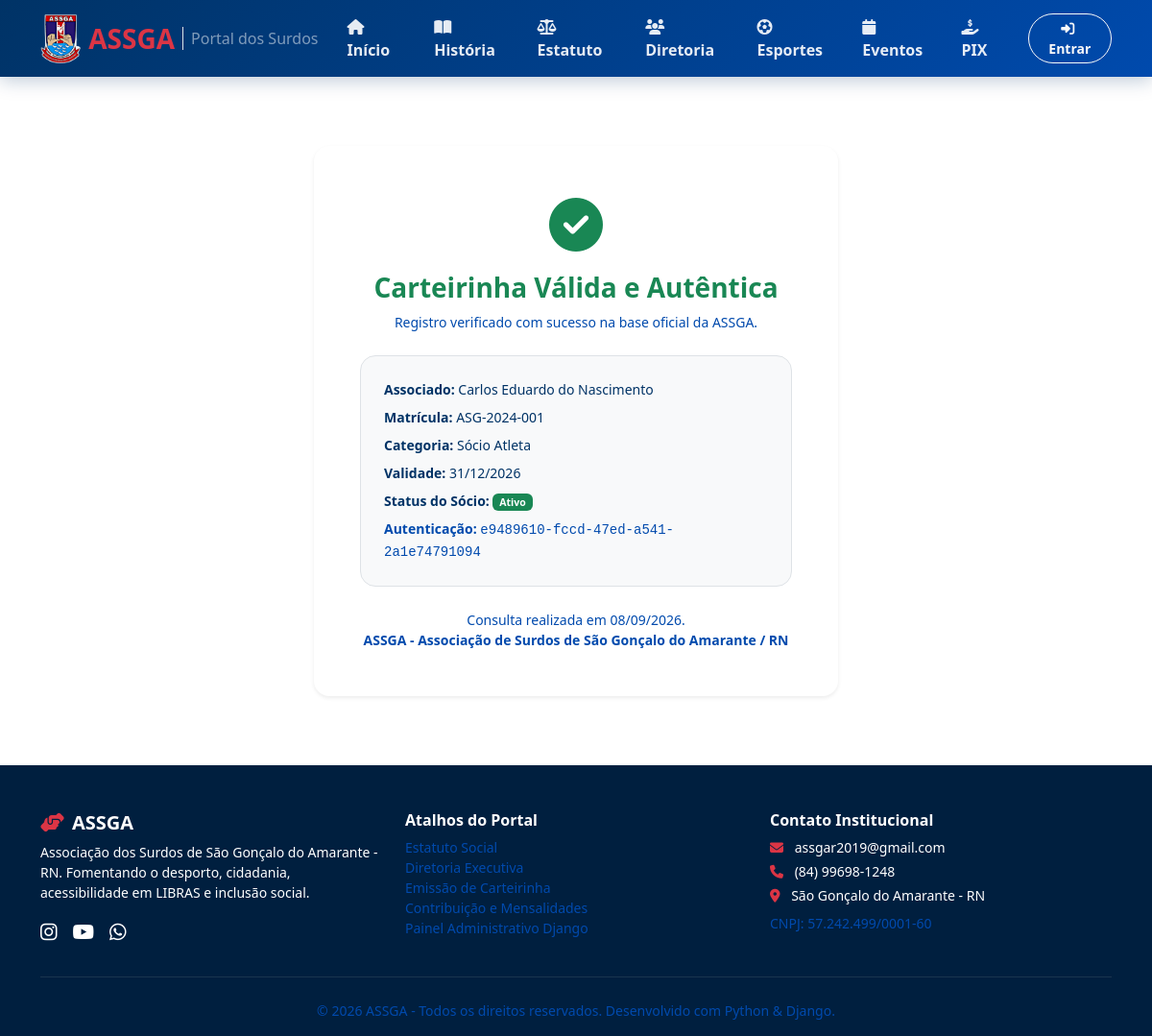
The page /validar/e9489610-fccd-47ed-a541-2a1e74791094/ on the database its author committed.
### core/models.py (models this page shows, shortened)
class Associado(models.Model):
    CATEGORIAS = [
        ('Sócio Atleta', 'Sócio Atleta'),
        ('Sócio Efetivo', 'Sócio Efetivo'),
        ('Sócio Colaborador', 'Sócio Colaborador'),
        ('Sócio Benemérito', 'Sócio Benemérito'),
    ]
    STATUS_CHOICES = [
        ('Ativo', 'Ativo'),
        ('Pendente', 'Pendente'),
        ('Inativo', 'Inativo'),
        ('Bloqueado', 'Bloqueado'),
    ]
    matricula = models.CharField('Matrícula', max_length=30, unique=True)
    nome = models.CharField('Nome Completo', max_length=150)
    email = models.EmailField('E-mail')
    telefone = models.CharField('Telefone / WhatsApp', max_length=30)
    cpf = models.CharField('CPF', max_length=18, unique=True)
    rg = models.CharField('RG', max_length=30, blank=True)
    data_nascimento = models.DateField('Data de Nascimento')
    tipo_sanguineo = models.CharField('Tipo Sanguíneo', max_length=10, blank=True, default='O+')
    data_filiacao = models.DateField('Data de Filiação')
    categoria = models.CharField('Categoria de Sócio', max_length=50, choices=CATEGORIAS, default='Sócio Atleta')
    status = models.CharField('Status', max_length=20, choices=STATUS_CHOICES, default='Ativo')
    foto = models.ImageField('Foto 3x4', upload_to='associados/fotos/', blank=True, null=True)
    foto_url = models.URLField('URL da Foto (opcional)', blank=True, help_text='Caso a foto esteja hospedada externamente')
    validade_carteirinha = models.DateField('Validade da Carteirinha', null=True, blank=True)
    cidade = models.CharField('Cidade', max_length=100, default='São Gonçalo do Amarante')
    estado = models.CharField('Estado (UF)', max_length=2, default='RN')
    identidade_surda = models.CharField('Identidade', max_length=60, default='Surdo(a)')
    created_at = models.DateTimeField('Criado em', auto_now_add=True)
    updated_at = models.DateTimeField('Atualizado em', auto_now=True)
    class Meta:
        verbose_name = 'Associado'
        verbose_name_plural = 'Associados'
        ordering = ['nome']

class Carteirinha(models.Model):
    associado = models.OneToOneField(Associado, on_delete=models.CASCADE, related_name='carteirinha')
    codigo_autenticacao = models.CharField('Código de Autenticação', max_length=64, unique=True, default=uuid.uuid4)
    via = models.PositiveIntegerField('Via', default=1)
    data_emissao = models.DateField('Data de Emissão', auto_now_add=True)
    data_validade = models.DateField('Data de Validade')
    ativa = models.BooleanField('Ativa', default=True)
    class Meta:
        verbose_name = 'Carteirinha'
        verbose_name_plural = 'Carteirinhas'

### core/views.py (the view)
# urls.py: path('validar/<str:codigo_autenticacao>/', views.validar_carteirinha_view, name='validar_carteirinha'),
def validar_carteirinha_view(request, codigo_autenticacao):
    carteirinha = get_object_or_404(Carteirinha, codigo_autenticacao=codigo_autenticacao)
    associado = carteirinha.associado
    hoje = date.today()
    valida = carteirinha.ativa and (carteirinha.data_validade >= hoje) and (associado.status == 'Ativo')
    context = {
        'carteirinha': carteirinha,
        'associado': associado,
        'valida': valida,
        'hoje': hoje,
    }
    return render(request, 'portal/validar.html', context)

### core/context_processors.py (called while the page is built)
def assga_global_context(request):
    return {
        'assga_config': getattr(settings, 'ASSGA_CONFIG', {}),
        'current_year': datetime.now().year,
    }

### templates/portal/validar.html (shortened to what this page needs)
{% extends 'base.html' %}
{% block content %}
<div class="container py-5">
    <div class="row justify-content-center">
        <div class="col-md-7 col-lg-6">
            <div class="card border-0 shadow-sm rounded-4 p-4 p-md-5 text-center">
                {% if valida %}
                <div class="text-success display-4 mb-3">
                    <i class="fa-solid fa-circle-check"></i>
                </div>
                <h3 class="fw-bold text-success mb-2">Carteirinha Válida e Autêntica</h3>
                <p class="text-muted small mb-4">Registro verificado com sucesso na base oficial da ASSGA.</p>
                {% else %}
                <div class="text-danger display-4 mb-3">
                    <i class="fa-solid fa-circle-xmark"></i>
                </div>
                <h3 class="fw-bold text-danger mb-2">Carteirinha Pendente ou Vencida</h3>
                <p class="text-muted small mb-4">O associado precisa regularizar sua situação junto à secretaria.</p>
                {% endif %}
                <div class="bg-light p-4 rounded-4 text-start small mb-4 border">
                    <div class="mb-2"><strong>Associado:</strong> {{ associado.nome }}</div>
                    <div class="mb-2"><strong>Matrícula:</strong> {{ associado.matricula }}</div>
                    <div class="mb-2"><strong>Categoria:</strong> {{ associado.categoria }}</div>
                    <div class="mb-2"><strong>Validade:</strong> {{ carteirinha.data_validade|date:"d/m/Y" }}</div>
                    <div class="mb-2"><strong>Status do Sócio:</strong> <span class="badge {% if associado.status == 'Ativo' %}bg-success{% else %}bg-danger{% endif %}">{{ associado.status }}</span></div>
                    <div class="mb-0 text-muted"><strong>Autenticação:</strong> <span class="font-monospace">{{ carteirinha.codigo_autenticacao }}</span></div>
                </div>
                <div class="text-muted small">
                    Consulta realizada em {{ hoje|date:"d/m/Y" }}.
                    <br>
                    <strong>ASSGA - Associação de Surdos de São Gonçalo do Amarante / RN</strong>
                </div>
            </div>
        </div>
    </div>
</div>
{% endblock %}

### templates/base.html (style rules this page uses)
:root { --assga-blue: #003366; --assga-light-blue: #004aad; --assga-red: #c62828; --assga-white: #ffffff; --bs-primary: #003366; --bs-secondary: #004aad; --bs-success: #004aad; --bs-info: #004aad; --bs-warning: #c62828; --bs-danger: #c62828; --bs-light: #ffffff; --bs-dark: #001f3f; --bs-body-color: #003366; --bs-secondary-color: #004aad; }
body { font-family: 'Segoe UI', Tahoma, Geneva, Verdana, sans-serif; background-color: var(--assga-white); color: var(--assga-blue); min-height: 100vh; display: flex; flex-direction: column; }
.text-muted, .text-secondary { color: var(--assga-light-blue) !important; }

### rows shown on the page
Associado: nome "Carlos Eduardo do Nascimento", matricula "ASG-2024-001", categoria "Sócio Atleta", status "Ativo"
Carteirinha: data_validade "31/12/2026", codigo_autenticacao "e9489610-fccd-47ed-a541-2a1e74791094"
